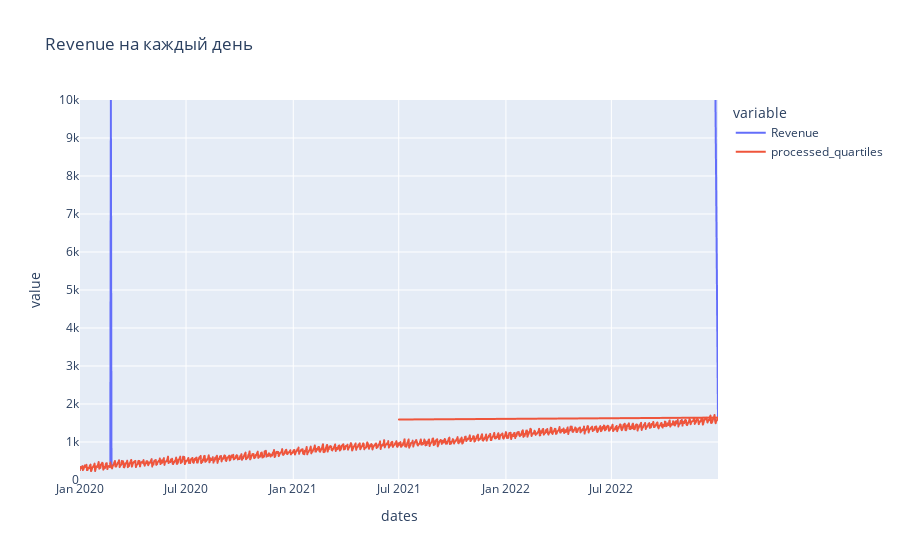

Notebook cell for this chart:
### Markdown cell above
### Вопрос 2. Проработайте исторические данные

### Code cell
historical_data_df.fillna(historical_data_df.mean(), inplace=True)
display(historical_data_df)
q1, q3 = np.percentile(historical_data_df['Revenue'], [25,75])
iqr=q3 - q1 

lower_thershold= q1 - 1.3 * iqr
upper_thershold= q3 + 1.3 * iqr

historical_data_df['rolling_mean']=historical_data_df['Revenue'].rolling(window=7, min_periods=1, center=False).mean()

historical_data_df['processed_quartiles']=np.where(
    (historical_data_df['Revenue']<lower_thershold) | (historical_data_df['Revenue']>upper_thershold),
    historical_data_df['rolling_mean'].shift(1),
    historical_data_df['Revenue']
    )

historical_data_df.drop(columns=['rolling_mean'],inplace=True)
display(historical_data_df)

fix=px.line(historical_data_df, x='dates', y=['Revenue','processed_quartiles'], title='Revenue на каждый день', range_y=[0, 10000])
fix.show()

### Figure 1 — Plotly figure (JSON) as saved in the notebook; plotly's stock layout.template omitted (floating-point values rounded to 4 significant figures; data arrays with more than 128 entries replaced by an {"elided": "..."} marker saying what was removed)
{"data": [{"hovertemplate": "variable=Revenue<br>dates=%{x}<br>value=%{y}<extra></extra>", "legendgroup": "Revenue", "line": {"color": "#636efa", "dash": "solid"}, "marker": {"symbol": "circle"}, "mode": "lines", "name": "Revenue", "showlegend": true, "type": "scattergl", "x": {"elided": "1097 str values"}, "xaxis": "x", "y": {"elided": "1097 float values"}, "yaxis": "y"}, {"hovertemplate": "variable=processed_quartiles<br>dates=%{x}<br>value=%{y}<extra></extra>", "legendgroup": "processed_quartiles", "line": {"color": "#EF553B", "dash": "solid"}, "marker": {"symbol": "circle"}, "mode": "lines", "name": "processed_quartiles", "showlegend": true, "type": "scattergl", "x": {"elided": "1097 str values"}, "xaxis": "x", "y": {"elided": "1097 float values"}, "yaxis": "y"}], "layout": {"legend": {"title": {"text": "variable"}, "tracegroupgap": 0}, "title": {"text": "Revenue на каждый день"}, "xaxis": {"anchor": "y", "domain": [0, 1], "title": {"text": "dates"}}, "yaxis": {"anchor": "x", "domain": [0, 1], "range": [0, 10000], "title": {"text": "value"}}}}
